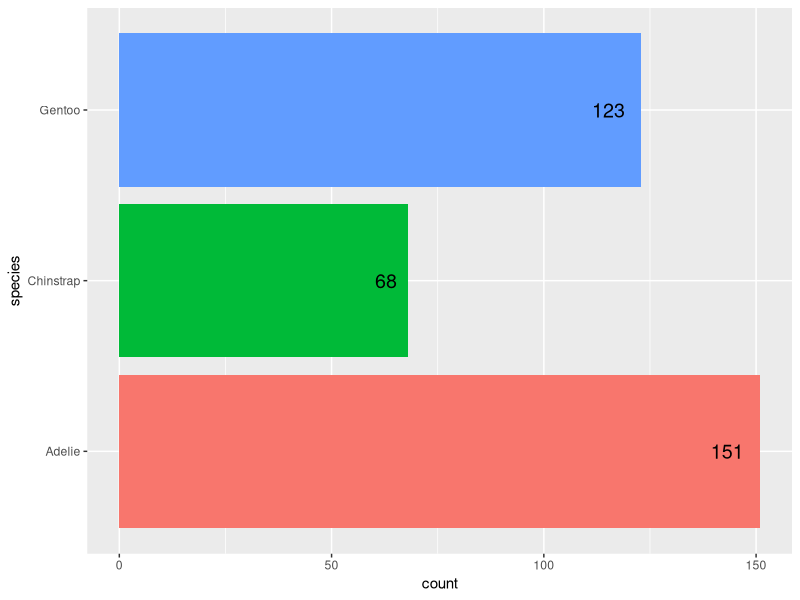
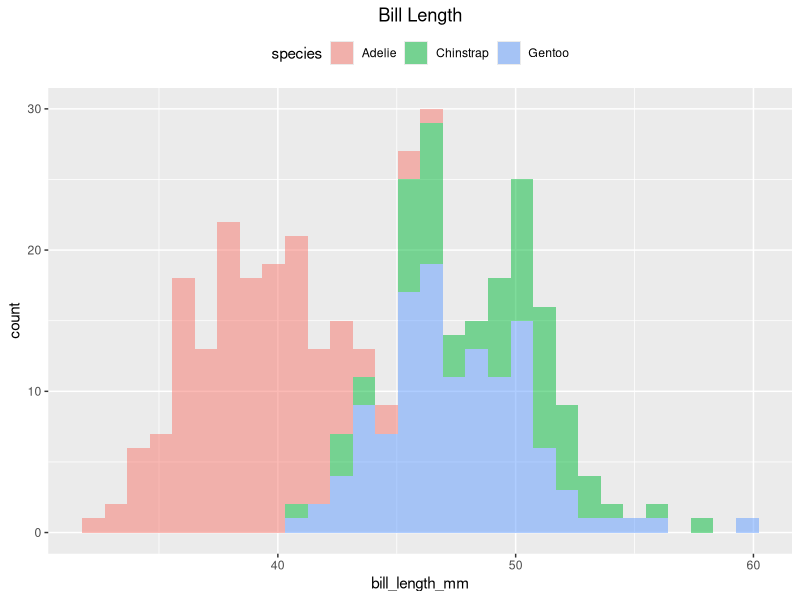
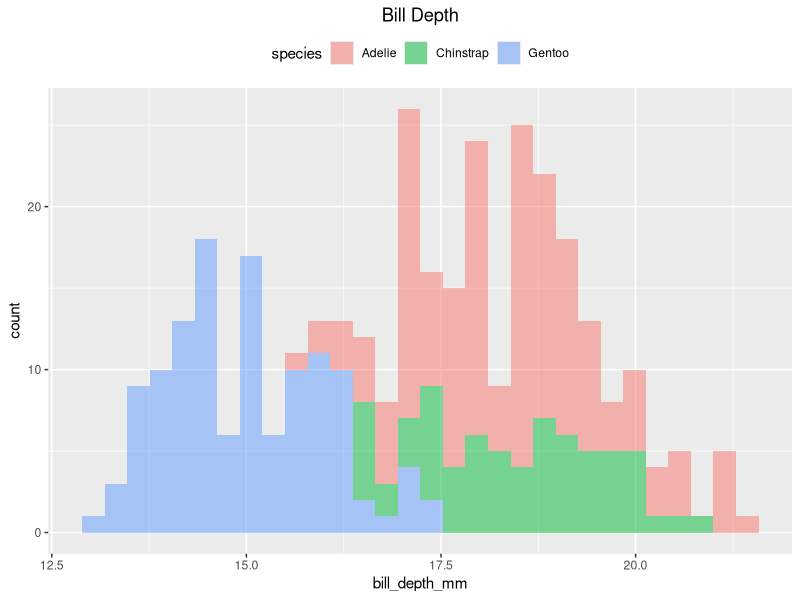
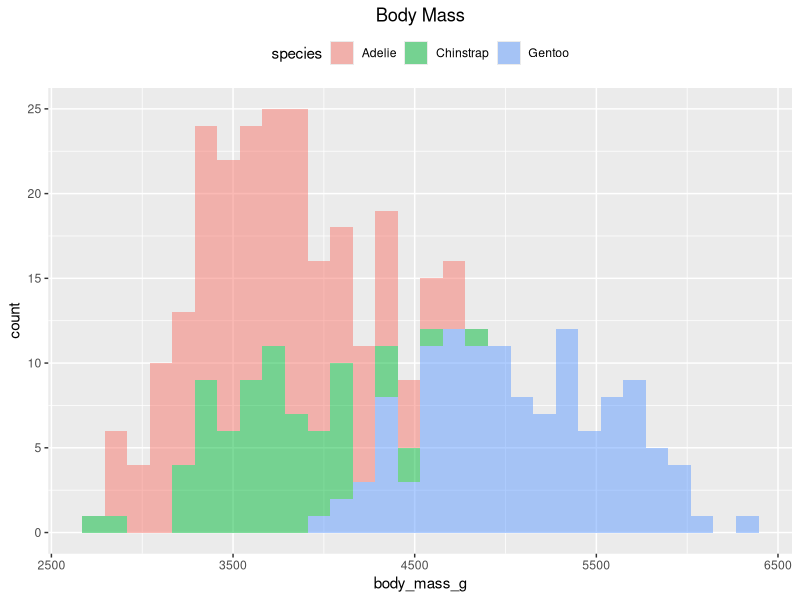
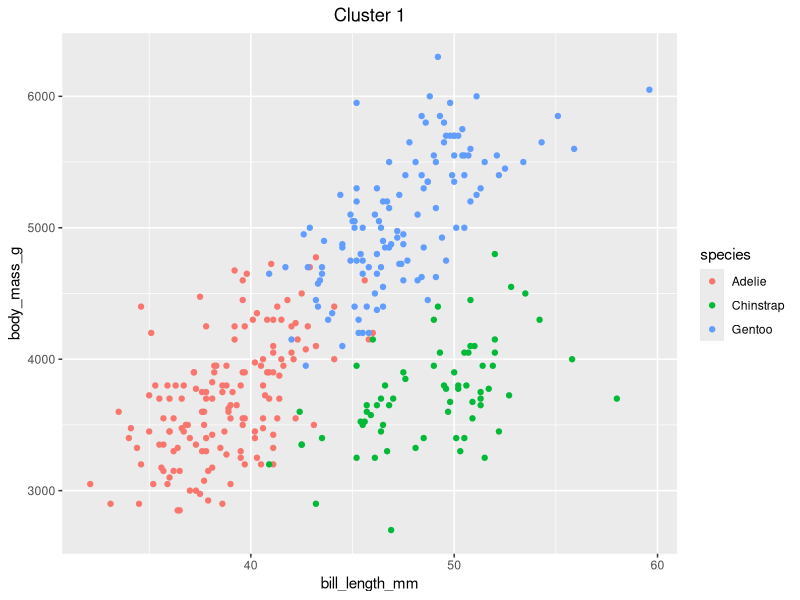
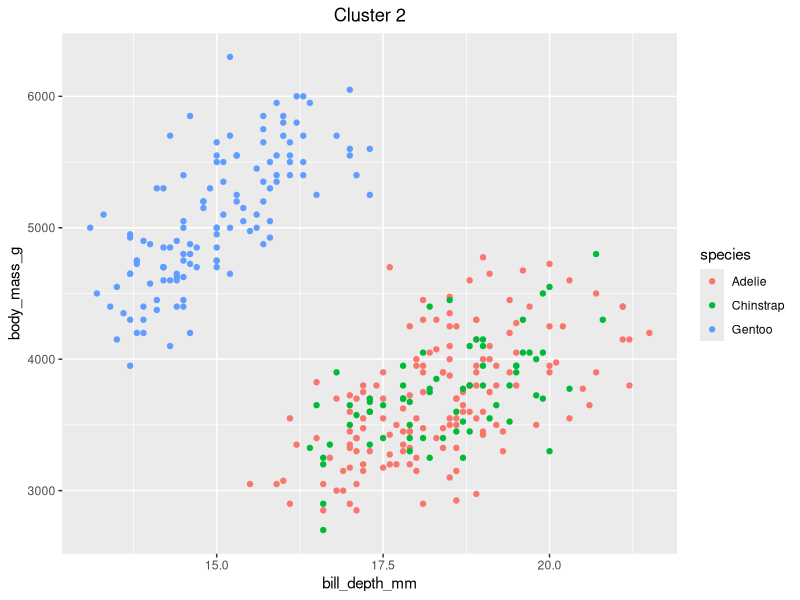
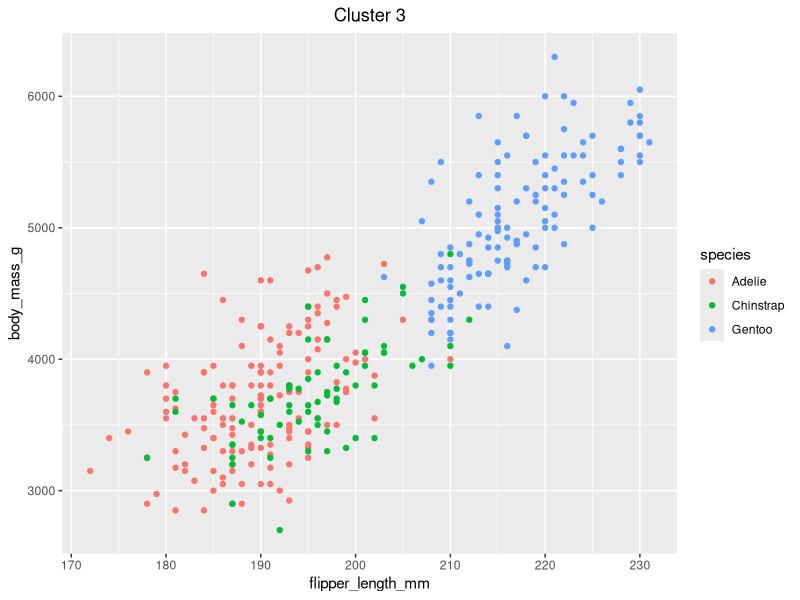

These figures' R source, in order:
# install.packages("palmerpenguins")


library(palmerpenguins)
library(tidyverse)
library(ggplot2)
library(Hmisc)
library(class)


data <- penguins %>% 
  # dropping observations where predictive features are missing
  drop_na(bill_length_mm, bill_depth_mm, flipper_length_mm)  


# Exploratory data analysis
# Distribution of observations by species
data %>% 
  ggplot(aes(y = species, fill = species))+
  geom_bar()+
  geom_text(aes(label = ..count..), stat = "count", hjust=1.5, colour = "black", size = 5)+
  theme(legend.position = "none")


data %>% 
  ggplot(aes(x = bill_length_mm, fill = species))+
  geom_histogram(alpha = 0.5)+
  theme(legend.position = "top",
        plot.title = element_text(hjust = 0.5))+
  ggtitle("Bill Length")


data %>% 
  ggplot(aes(x = bill_depth_mm, fill = species))+
  geom_histogram(alpha = 0.5)+
  theme(legend.position = "top",
        plot.title = element_text(hjust = 0.5))+
  ggtitle("Bill Depth")


data %>% 
  ggplot(aes(x = body_mass_g, fill = species))+
  geom_histogram(alpha = 0.5)+
  theme(legend.position = "top",
        plot.title = element_text(hjust = 0.5))+
  ggtitle("Body Mass")


# Difference between male/female, per species
data %>% 
  filter(!is.na(sex)) %>% 
  filter(species == "Adelie") %>% 
  group_by(sex) %>% 
  summarise(avg_bill_length = mean(bill_length_mm, na.rm = TRUE),
            avg_bill_depth = mean(bill_depth_mm, na.rm = TRUE),
            avg_flipper_lengt = mean(flipper_length_mm, na.rm = TRUE),
            avg_weight_g = mean(body_mass_g, na.rm = TRUE))



data %>% 
  filter(!is.na(sex)) %>% 
  filter(species == "Gentoo") %>% 
  group_by(sex) %>% 
  summarise(avg_bill_length = mean(bill_length_mm, na.rm = TRUE),
            avg_bill_depth = mean(bill_depth_mm, na.rm = TRUE),
            avg_flipper_lengt = mean(flipper_length_mm, na.rm = TRUE),
            avg_weight_g = mean(body_mass_g, na.rm = TRUE))



data %>% 
  filter(!is.na(sex)) %>% 
  filter(species == "Chinstrap") %>% 
  group_by(sex) %>% 
  summarise(avg_bill_length = mean(bill_length_mm, na.rm = TRUE),
            avg_bill_depth = mean(bill_depth_mm, na.rm = TRUE),
            avg_flipper_lengt = mean(flipper_length_mm, na.rm = TRUE),
            avg_weight_g = mean(body_mass_g, na.rm = TRUE))


# 1. Predicting body mass using linear regression
# Cluster Visualisation for body mass
data %>% 
  ggplot(aes(x = bill_length_mm, y = body_mass_g, colour = species))+
  geom_point()+
  ggtitle("Cluster 1")+
  theme(plot.title = element_text(hjust = 0.5))


data %>% 
  ggplot(aes(x = bill_depth_mm, y = body_mass_g, colour = species))+
  geom_point()+
  ggtitle("Cluster 2")+
  theme(plot.title = element_text(hjust = 0.5))


data %>% 
  ggplot(aes(x = flipper_length_mm, y = body_mass_g, colour = species))+
  geom_point()+
  ggtitle("Cluster 3")+
  theme(plot.title = element_text(hjust = 0.5))

# Linear Regression Model

# stepwise selection of features using AIC criterion for bodymass model
step(lm(body_mass_g ~ species*sex + island + bill_length_mm + bill_depth_mm,
        data = data))  

# omitting island due to AIC criterion
model_bodymass <- lm(body_mass_g ~ species*sex + island + bill_length_mm + bill_depth_mm,
                     data = data)
